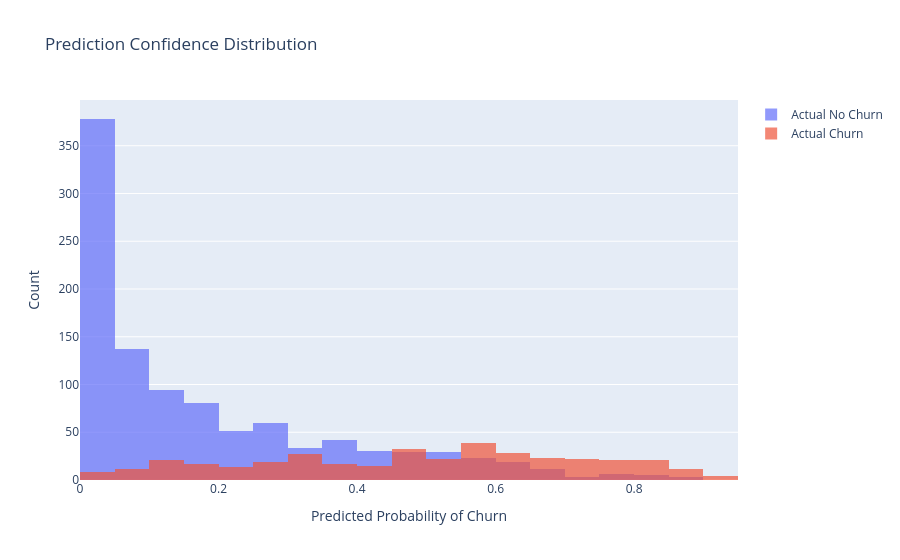

Notebook code for this chart:
### Code cell
# Prediction confidence distribution
fig = go.Figure()

fig.add_trace(go.Histogram(x=results_df[results_df['true_label'] == False]['predicted_proba'],
                           name='Actual No Churn',
                           opacity=0.7,
                           nbinsx=30))

fig.add_trace(go.Histogram(x=results_df[results_df['true_label'] == True]['predicted_proba'],
                           name='Actual Churn',
                           opacity=0.7,
                           nbinsx=30))

fig.update_layout(title='Prediction Confidence Distribution',
                  xaxis_title='Predicted Probability of Churn',
                  yaxis_title='Count',
                  barmode='overlay')
fig.show()

### Figure 1 — Plotly figure (JSON) as saved in the notebook; plotly's stock layout.template omitted (floating-point values rounded to 4 significant figures; data arrays with more than 128 entries replaced by an {"elided": "..."} marker saying what was removed)
{"data": [{"name": "Actual No Churn", "nbinsx": 30, "opacity": 0.7, "type": "histogram", "x": {"elided": "1035 float values"}}, {"name": "Actual Churn", "nbinsx": 30, "opacity": 0.7, "type": "histogram", "x": {"elided": "374 float values"}}], "layout": {"barmode": "overlay", "title": {"text": "Prediction Confidence Distribution"}, "xaxis": {"title": {"text": "Predicted Probability of Churn"}}, "yaxis": {"title": {"text": "Count"}}}}
